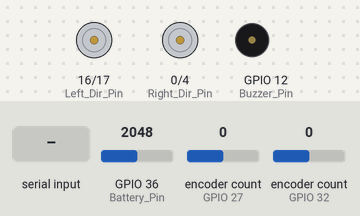
Simulated run of this sketch. Board: ESP32. On the bench: direction and speed pins drawn as motors (green arrow = direction pin HIGH = forward, orange = LOW = backward, longer = more drive), buzzer (waves = sounding, pin HIGH). The inputs (shaded band) are chosen by the test bench; at power-on: encoder count (sensors on GPIO 27, GPIO 32) 0, GPIO 36 (Battery_Pin) = 2048. What the sketch prints to the serial monitor is not drawn.

Above: at 1.2 s.
1.3 s: "t90\n" received over Serial
At 2.1 s:
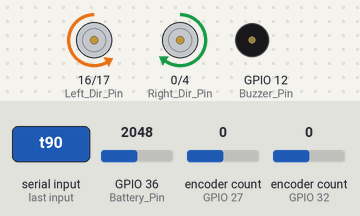
8.8 s: encoder count (sensor on GPIO 27) set to 4
12.3 s: encoder count (sensor on GPIO 32) set to -1
At 13.1 s:
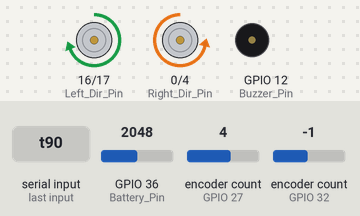
14.8 s: encoder count (sensor on GPIO 27) set to 3
At 15.1 s:
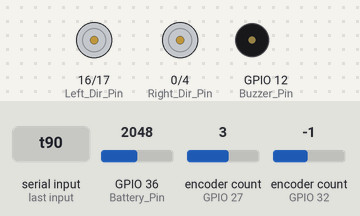
16.3 s: encoder count (sensor on GPIO 32) set to 0
At 17.5 s:
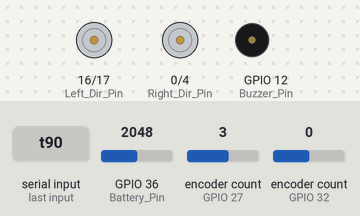
17.8 s: encoder count (sensor on GPIO 27) set to 7
At 18.5 s:
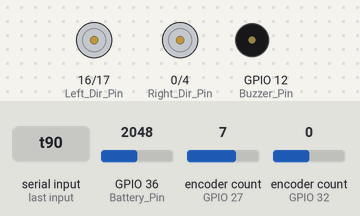
Timing chart, 0 to 20.3 s (numbered marks = the images above; inputs shaded):
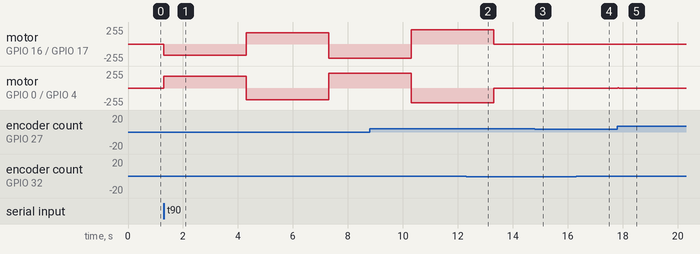

The sketch:

mPID_Tuning.ino
```cpp
#include <Wire.h>
#include <ESP32Encoder.h>

// ==========================================
//          PARAMETRI ZA TJUNING (DINAMIČKI)  p25.5 i20 d14
// ==========================================
float mKp = 0.1;
float mKi = 0;
float mKd = 7.5;

float TEST_DESIRED_VELOCITY = 0.0;
// ==========================================

// Parametri za automatski test kockastog signala
bool test_aktivan = false;
unsigned long test_start_vreme = 0;

#define Battery_Pin 36
#define Buzzer_Pin 12

#define F 200       // OPTIMIZACIJA: Frekvencija sistema za fiksni period od 2ms
#define T 0.005     // Period sistema (2ms -> 500Hz)
unsigned long last_time = 0;
float battery_voltage = 12.0; // Početna sigurna vrednost
int battery_check_counter = 0;

ESP32Encoder left_encoder;
ESP32Encoder right_encoder;

// NOVI PIN_OUTS ZA ENKODERE
#define LApin 32
#define LBpin 33
#define RApin 27
#define RBpin 26

// NOVI PIN_OUTS ZA MOTORE
#define Left_Dir_Pin 16
#define Left_PWM_Pin 17
#define Right_Dir_Pin 0
#define Right_PWM_Pin 4

#define Steps_Per_Revolution 8192
#define Wheel_Diameter 0.075
#define mI_Treshold 0.75
#define mI_Limit 500
#define Left_FFK 212.31
#define Right_FFK 219.30


const float Meters_Per_Step = PI * Wheel_Diameter / Steps_Per_Revolution;

int left_motor_power;
int right_motor_power;
int left_motor_direction;
int right_motor_direction;

long last_left_steps = 0;
long last_right_steps = 0;

float left_desired_velocity, left_velocity, left_last_mI, left_last_velocity_error;
float right_desired_velocity, right_velocity, right_last_mI, right_last_velocity_error;

float mP;
float mD;
float mAlpha = 0.20;

void Proveri_Serial_Komande() {
  if (Serial.available() > 0) {
    String input = Serial.readStringUntil('\n');
    input.trim();

    if (input.length() > 0) {
      char komanda = input.charAt(0);

      if (komanda == 't' || komanda == 'T') {
        test_aktivan = true;
        test_start_vreme = millis();
        left_last_mI = 0;
        right_last_mI = 0;
        Serial.println(">>> Pokrenut automatski test kockastog signala!");
        return;
      }

      if (input.length() > 1) {
        float vrednost = input.substring(1).toFloat();

        if (komanda == 'p' || komanda == 'P') {
          mKp = vrednost;
          Serial.print(">>> mKp promenjen na: ");
          Serial.println(mKp);
        }
        else if (komanda == 'i' || komanda == 'I') {
          mKi = vrednost;
          Serial.print(">>> mKi promenjen na: ");
          Serial.println(mKi);
        }
        else if (komanda == 'd' || komanda == 'D') {
          mKd = vrednost;
          Serial.print(">>> mKd promenjen na: ");
          Serial.println(mKd);
        }
        else if (komanda == 's' || komanda == 'S') {
          TEST_DESIRED_VELOCITY = vrednost;
          test_aktivan = false;
          left_last_mI = 0;
          right_last_mI = 0;
          Serial.print(">>> Ciljana brzina promenjena na: ");
          Serial.println(TEST_DESIRED_VELOCITY);
        }
      }
    }
  }
}

void Encoder_Setup(){
  left_encoder.attachFullQuad(LApin, LBpin);
  left_encoder.clearCount();
  right_encoder.attachFullQuad(RApin, RBpin);
  right_encoder.clearCount();
}

void Measure_Wheel_Velocity(){
  long left_steps = left_encoder.getCount();
  long right_steps = right_encoder.getCount();

  long delta_left = left_steps - last_left_steps;
  long delta_right = right_steps - last_right_steps;

  last_left_steps = left_steps;
  last_right_steps = right_steps;

  float raw_left_velocity = delta_left * Meters_Per_Step * F;
  float raw_right_velocity = delta_right * Meters_Per_Step * F;

  left_velocity = (mAlpha * raw_left_velocity) + ((1.0 - mAlpha) * left_velocity);
  right_velocity = (mAlpha * raw_right_velocity) + ((1.0 - mAlpha) * right_velocity);
}

float Compute_mPID(float desired_velocity, float velocity, float &last_mI, float &last_velocity_error, float ffK){
  float velocity_error = desired_velocity - velocity;

  float feed_forward = ffK * desired_velocity;
  mP = velocity_error * mKp;

  // OPTIMIZACIJA: fabs() umesto abs() za float vrednosti
  if(fabs(velocity_error) < mI_Treshold){
    last_mI += velocity_error * T;
  }
  last_mI = constrain(last_mI, -mI_Limit, mI_Limit);

  // OPTIMIZACIJA: Deljenje zamenjeno množenjem sa konstantom F
  mD = (velocity_error - last_velocity_error) * F;
  last_velocity_error = velocity_error;

  return (feed_forward + mP + (last_mI * mKi) + (mD * mKd));
}

void Calculate_mPID(){
  Measure_Wheel_Velocity();

  left_desired_velocity  = TEST_DESIRED_VELOCITY;
  right_desired_velocity = TEST_DESIRED_VELOCITY;

  left_motor_power = (int)Compute_mPID(left_desired_velocity, left_velocity, left_last_mI, left_last_velocity_error, Left_FFK);
  right_motor_power = (int)Compute_mPID(right_desired_velocity, right_velocity, right_last_mI, right_last_velocity_error, Right_FFK);
}

void Drive_Motors(){
  if(left_motor_power < 0){
    left_motor_direction = HIGH;
    left_motor_power = abs(left_motor_power);
  } else {
    left_motor_direction = LOW;
  }

  if(right_motor_power < 0){
    right_motor_direction = LOW;
    right_motor_power = abs(right_motor_power);
  } else {
    right_motor_direction = HIGH;
  }

  left_motor_power = constrain(left_motor_power, 0, 255);
  right_motor_power = constrain(right_motor_power, 0, 255);

  digitalWrite(Left_Dir_Pin, left_motor_direction);
  digitalWrite(Right_Dir_Pin, right_motor_direction);
  analogWrite(Left_PWM_Pin, left_motor_power);
  analogWrite(Right_PWM_Pin, right_motor_power);
}

void Battery_Voltage(){
  uint16_t mv = analogReadMilliVolts(Battery_Pin);
  battery_voltage = (mv * 5.69) / 1000.0;
}

bool Battery_Protection(){
  battery_check_counter++;
  // OPTIMIZACIJA: Na 500Hz, 500 ciklusa iznosi tačno 1 sekundu
  if(battery_check_counter >= 1000){
    Battery_Voltage();
    battery_check_counter = 0;
  }

  if(battery_voltage > 8.75){
    if(battery_voltage < 9.0){
      digitalWrite(Buzzer_Pin, HIGH);
    }
    else{
      digitalWrite(Buzzer_Pin, LOW);
    }
    return 1;
  }
  else{
    left_motor_power = 0;
    right_motor_power = 0;
    Drive_Motors();
    return 0;
  }
}

void Motor_Setup(){
  pinMode(Left_Dir_Pin, OUTPUT);
  pinMode(Left_PWM_Pin, OUTPUT);
  pinMode(Right_Dir_Pin, OUTPUT);
  pinMode(Right_PWM_Pin, OUTPUT);
}

void setup() {
  Serial.begin(115200);
  last_time = micros();
  pinMode(Buzzer_Pin, OUTPUT);
  Motor_Setup();
  Encoder_Setup();
  Battery_Voltage(); // Inicijalno očitavanje napona
}

void loop() {
  Proveri_Serial_Komande();

  if (test_aktivan) {
    unsigned long proteklo_vreme = millis() - test_start_vreme;

    if (proteklo_vreme < 3000) {
      TEST_DESIRED_VELOCITY = 0.8;
    }
    else if (proteklo_vreme < 6000) {
      TEST_DESIRED_VELOCITY = -0.8;
    }
    else if (proteklo_vreme < 9000) {
      TEST_DESIRED_VELOCITY = 1.0;
    }
    else if (proteklo_vreme < 12000) {
      TEST_DESIRED_VELOCITY = -1.0;
    }
    else {
      TEST_DESIRED_VELOCITY = 0.0;
      test_aktivan = false;
      Serial.println(">>> Automatski test završen.");
    }
  }

  if (micros() - last_time >= T * 1000000) {
    last_time += T * 1000000;


    if(Battery_Protection()){
      Calculate_mPID();
      Drive_Motors();
    }

    // Brzi ispis podataka za Plotter
    Serial.print("Ciljana:");    Serial.print(TEST_DESIRED_VELOCITY); Serial.print(",");
    Serial.print("Levi_Tocak:"); Serial.print(left_velocity);          Serial.print(",");
    Serial.print("Desni_Tocak:");Serial.println(right_velocity);
//    Serial.print("  PWM: "); Serial.println(left_motor_power);
//    Serial.print(" mP: "); Serial.print(mP);
//    Serial.print(" mI: "); Serial.print(left_last_mI  * mKi);
//    Serial.print(" mD: "); Serial.println(mD * mKd);
  }
}
```

Measured:
- after the input at 1.3 s, motor on GPIO 16 (Left_Dir_Pin) / GPIO 17 (Left_PWM_Pin): stopped → backward 169/255 at once, → forward 169/255 3.0 s later, → backward 212/255 3.0 s later; motor on GPIO 0 (Right_Dir_Pin) / GPIO 4 (Right_PWM_Pin): stopped → forward 175/255 at once, → backward 175/255 3.0 s later, → forward 219/255 3.0 s later
- after the input at 12.3 s, motor on GPIO 16 (Left_Dir_Pin) / GPIO 17 (Left_PWM_Pin): forward 212/255 → stopped after 1.0 s
- after the input at 14.8 s, motor on GPIO 0 (Right_Dir_Pin) / GPIO 4 (Right_PWM_Pin): stopped → backward 1/255 at once, → stopped 0.01 s later
- after the input at 16.3 s, motor on GPIO 16 (Left_Dir_Pin) / GPIO 17 (Left_PWM_Pin): stopped → backward 1/255 at once, → stopped 0.01 s later
- after the input at 17.8 s, motor on GPIO 0 (Right_Dir_Pin) / GPIO 4 (Right_PWM_Pin): stopped → forward 2/255 at once, → forward 1/255 0.01 s later, → stopped 0.01 s later
